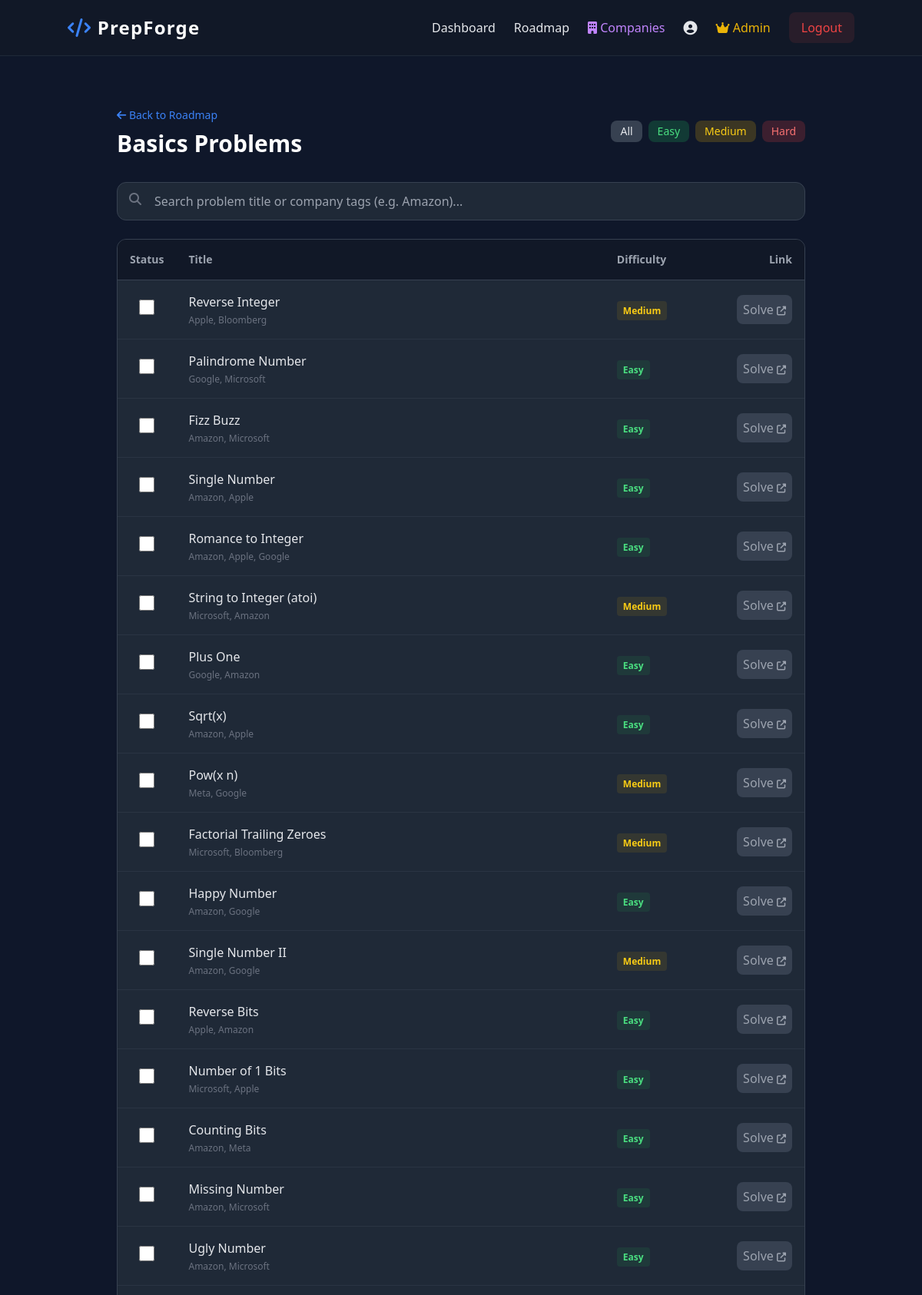
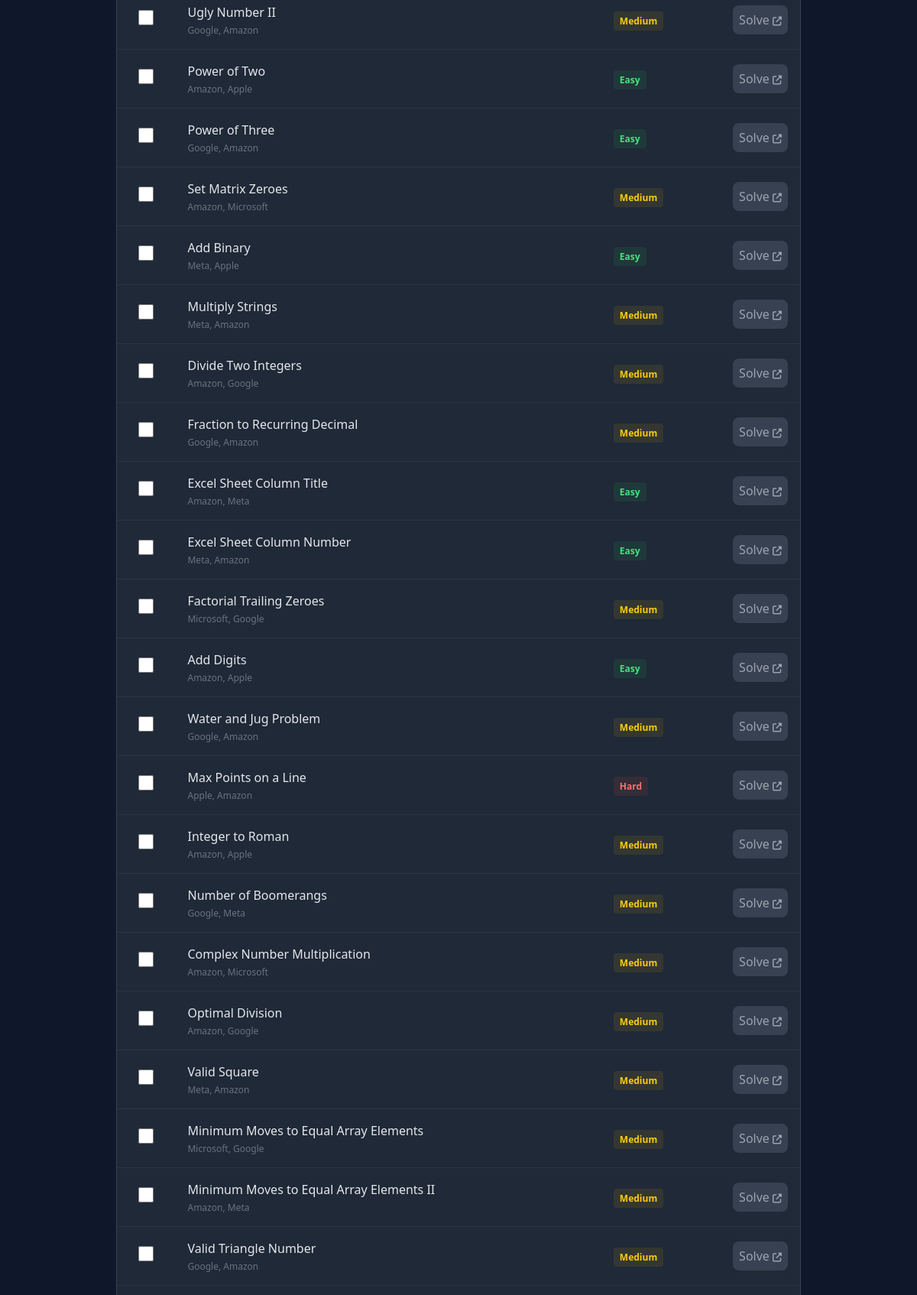
Screenshot of /topic/1 (signed in, upper part) with the database file from the repository (2 pictures, top to bottom).
### tables this page shows
CREATE TABLE topics (
                    id INTEGER PRIMARY KEY AUTOINCREMENT,
                    name TEXT UNIQUE NOT NULL,
                    icon TEXT NOT NULL
                 );

CREATE TABLE problems (
                    id INTEGER PRIMARY KEY AUTOINCREMENT,
                    topic_id INTEGER NOT NULL,
                    title TEXT NOT NULL,
                    url TEXT NOT NULL,
                    difficulty TEXT NOT NULL,
                    company_tags TEXT,
                    FOREIGN KEY(topic_id) REFERENCES topics(id)
                 );

### app.py (the view)
@app.route('/topic/<int:topic_id>')
@login_required
def topic(topic_id):
    conn = get_db()
    topic_info = conn.execute('SELECT * FROM topics WHERE id = ?', (topic_id,)).fetchone()
    problems = conn.execute('''
        SELECT p.*, CASE WHEN up.problem_id IS NOT NULL THEN 1 ELSE 0 END as is_solved
        FROM problems p
        LEFT JOIN user_progress up ON p.id = up.problem_id AND up.user_id = ?
        WHERE p.topic_id = ?
    ''', (session['user_id'], topic_id)).fetchall()
    conn.close()
    return render_template('topic.html', topic=topic_info, problems=problems)

### app.py (called while the page is built)
def get_db():
    conn = sqlite3.connect('database.db')
    conn.row_factory = sqlite3.Row
    return conn

def login_required(f):
    @wraps(f)
    def decorated_function(*args, **kwargs):
        if 'user_id' not in session:
            flash("Please log in to access this page.", "warning")
            return redirect(url_for('login'))
        return f(*args, **kwargs)
    return decorated_function

### templates/topic.html (shortened to what this page needs)
{% extends 'base.html' %}
{% block content %}
<div class="max-w-4xl mx-auto mt-8">
    <div class="flex justify-between items-center mb-8">
        <div>
            <a href="/DSA_Roadmap" class="text-brand hover:underline text-sm"><i class="fas fa-arrow-left"></i> Back to Roadmap</a>
            <h1 class="text-3xl font-bold text-white mt-2">{{ topic.name }} Problems</h1>
        </div>
        <div class="flex gap-2">
            <button onclick="filterProblems('All')" class="px-3 py-1 bg-gray-700 text-sm rounded-lg hover:bg-gray-600 focus:ring-2 focus:ring-brand">All</button>
            <button onclick="filterProblems('Easy')" class="px-3 py-1 bg-green-500/20 text-green-400 text-sm rounded-lg hover:bg-green-500/30">Easy</button>
            <button onclick="filterProblems('Medium')" class="px-3 py-1 bg-yellow-500/20 text-yellow-400 text-sm rounded-lg hover:bg-yellow-500/30">Medium</button>
            <button onclick="filterProblems('Hard')" class="px-3 py-1 bg-red-500/20 text-red-400 text-sm rounded-lg hover:bg-red-500/30">Hard</button>
        </div>
    </div>
    <div class="mb-6 relative">
        <i class="fas fa-search absolute left-4 top-3.5 text-gray-500"></i>
        <input type="text" id="searchInput" onkeyup="searchTable()" placeholder="Search problem title or company tags (e.g. Amazon)..."
               class="w-full bg-gray-800 border border-gray-700 rounded-xl py-3 pl-12 pr-4 text-white focus:outline-none focus:border-brand">
    </div>
    <div class="bg-gray-800 rounded-xl border border-gray-700 overflow-hidden">
        <table class="w-full text-left border-collapse" id="problemTable">
            <thead>
                <tr class="bg-gray-900 border-b border-gray-700 text-sm text-gray-400">
                    <th class="p-4 w-16 text-center">Status</th>
                    <th class="p-4">Title</th>
                    <th class="p-4 w-24">Difficulty</th>
                    <th class="p-4 text-right">Link</th>
                </tr>
            </thead>
            <tbody>
                {% for p in problems %}
                <tr class="border-b border-gray-700/50 hover:bg-gray-700/30 transition problem-row" data-diff="{{ p.difficulty }}">
                    <td class="p-4 text-center">
                        <input type="checkbox" class="w-5 h-5 accent-brand cursor-pointer"
                               onchange="toggleStatus('{{ p.id }}')">
                    </td>
                    <td class="p-4 font-medium text-gray-200">
                        {{ p.title }}
                        {% if p.company_tags %}
                            <p class="text-xs text-gray-500 mt-1 tags">{{ p.company_tags }}</p>
                        {% endif %}
                    </td>
                    <td class="p-4">
                        {% set color = 'green' if p.difficulty == 'Easy' else 'yellow' if p.difficulty == 'Medium' else 'red' %}
                        <span class="text-xs font-semibold px-2 py-1 rounded bg-{{color}}-500/10 text-{{color}}-400">
                            {{ p.difficulty }}
                        </span>
                    </td>
                    <td class="p-4 text-right">
                        <a href="{{ p.url }}" target="_blank" class="text-gray-400 hover:text-white transition bg-gray-700 p-2 rounded-lg">
                            Solve <i class="fas fa-external-link-alt text-xs"></i>
                        </a>
                    </td>
                </tr>
                {% endfor %}
            </tbody>
        </table>
    </div>
</div>
{% endblock %}

### rows the page displays
topics: name "Basics"
problems: title "Reverse Integer", company_tags "Apple, Bloomberg", difficulty "Medium"
problems: title "Palindrome Number", company_tags "Google, Microsoft", difficulty "Easy"
problems: title "Fizz Buzz", company_tags "Amazon, Microsoft", difficulty "Easy"
problems: title "Single Number", company_tags "Amazon, Apple", difficulty "Easy"
problems: title "Romance to Integer", company_tags "Amazon, Apple, Google", difficulty "Easy"
problems: title "String to Integer (atoi)", company_tags "Microsoft, Amazon", difficulty "Medium"
problems: title "Plus One", company_tags "Google, Amazon", difficulty "Easy"
problems: title "Sqrt(x)", company_tags "Amazon, Apple", difficulty "Easy"
problems: title "Pow(x n)", company_tags "Meta, Google", difficulty "Medium"
problems: title "Factorial Trailing Zeroes", company_tags "Microsoft, Bloomberg", difficulty "Medium"
problems: title "Happy Number", company_tags "Amazon, Google", difficulty "Easy"
problems: title "Single Number II", company_tags "Amazon, Google", difficulty "Medium"
problems: title "Reverse Bits", company_tags "Apple, Amazon", difficulty "Easy"
problems: title "Number of 1 Bits", company_tags "Microsoft, Apple", difficulty "Easy"
problems: title "Counting Bits", company_tags "Amazon, Meta", difficulty "Easy"
problems: title "Missing Number", company_tags "Amazon, Microsoft", difficulty "Easy"
problems: title "Ugly Number", company_tags "Amazon, Microsoft", difficulty "Easy"
problems: title "Ugly Number II", company_tags "Google, Amazon", difficulty "Medium"
problems: title "Power of Two", company_tags "Amazon, Apple", difficulty "Easy"
problems: title "Power of Three", company_tags "Google, Amazon", difficulty "Easy"
problems: title "Set Matrix Zeroes", company_tags "Amazon, Microsoft", difficulty "Medium"
problems: title "Add Binary", company_tags "Meta, Apple", difficulty "Easy"
problems: title "Multiply Strings", company_tags "Meta, Amazon", difficulty "Medium"
problems: title "Divide Two Integers", company_tags "Amazon, Google", difficulty "Medium"
problems: title "Fraction to Recurring Decimal", company_tags "Google, Amazon", difficulty "Medium"
problems: title "Excel Sheet Column Title", company_tags "Amazon, Meta", difficulty "Easy"
problems: title "Excel Sheet Column Number", company_tags "Meta, Amazon", difficulty "Easy"
problems: title "Factorial Trailing Zeroes", company_tags "Microsoft, Google", difficulty "Medium"
problems: title "Add Digits", company_tags "Amazon, Apple", difficulty "Easy"
problems: title "Water and Jug Problem", company_tags "Google, Amazon", difficulty "Medium"
problems: title "Max Points on a Line", company_tags "Apple, Amazon", difficulty "Hard"
problems: title "Integer to Roman", company_tags "Amazon, Apple", difficulty "Medium"
problems: title "Number of Boomerangs", company_tags "Google, Meta", difficulty "Medium"
problems: title "Complex Number Multiplication", company_tags "Amazon, Microsoft", difficulty "Medium"
problems: title "Optimal Division", company_tags "Amazon, Google", difficulty "Medium"
problems: title "Valid Square", company_tags "Meta, Amazon", difficulty "Medium"
problems: title "Minimum Moves to Equal Array Elements", company_tags "Microsoft, Google", difficulty "Medium"
problems: title "Minimum Moves to Equal Array Elements II", company_tags "Amazon, Meta", difficulty "Medium"
problems: title "Valid Triangle Number", company_tags "Google, Amazon", difficulty "Medium"
